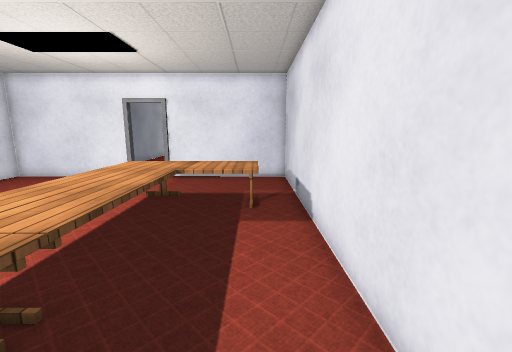
view 1 (above)

21 first-person views from a walk through a 3-D level made in the Unity game engine. The camera is 1.5 m above the floor, tilts 10° down and sees 90° across. The floor is counted in squares, 0.5 m on a side. Each view is taken from the middle of a square. On the plan, view 1 faces up. The plan holds only what a view shows up to about 19 squares ahead; the rest is blank. The place goes on beyond the plan. Some surface patterns are stand-ins.

view 2
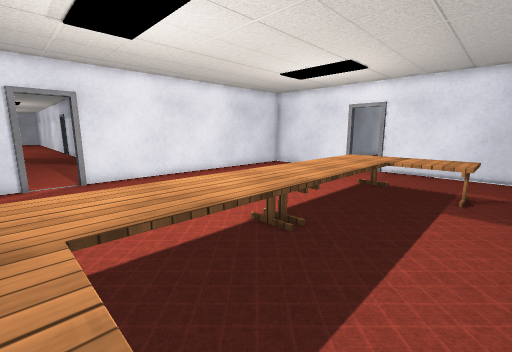

view 3
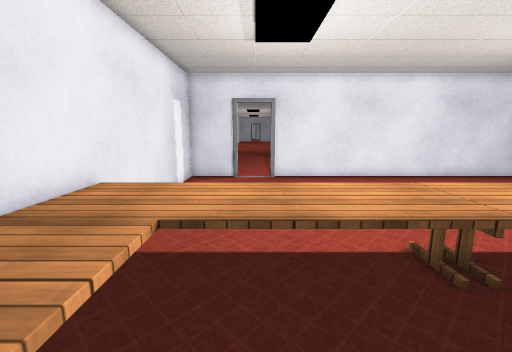

view 4
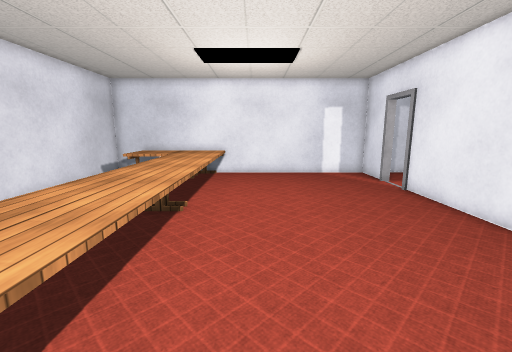

view 5
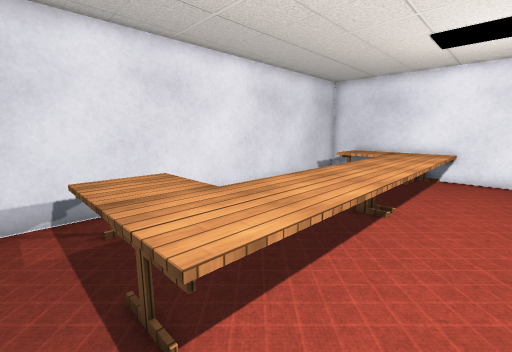

view 6
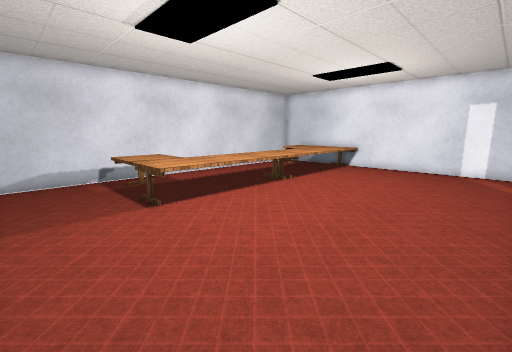

view 7
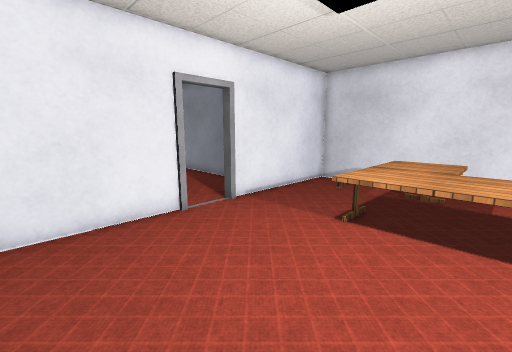

view 8
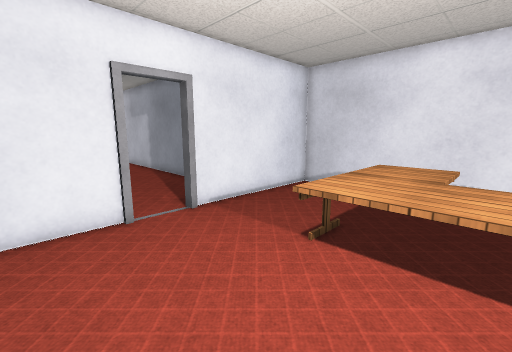

view 9
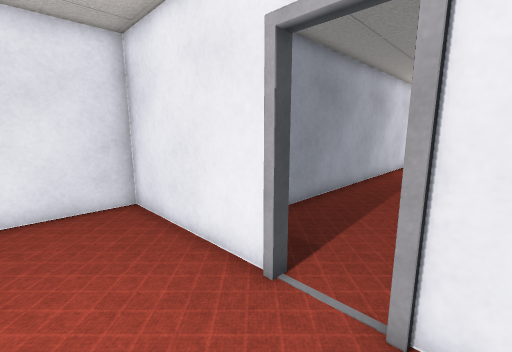

view 10
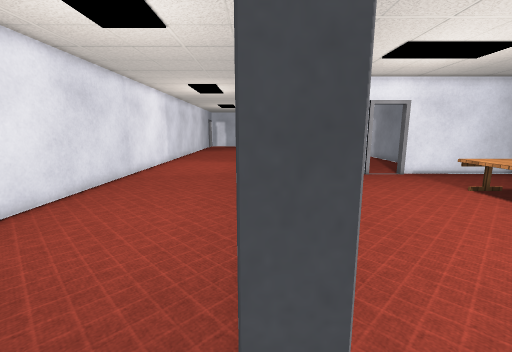

view 11
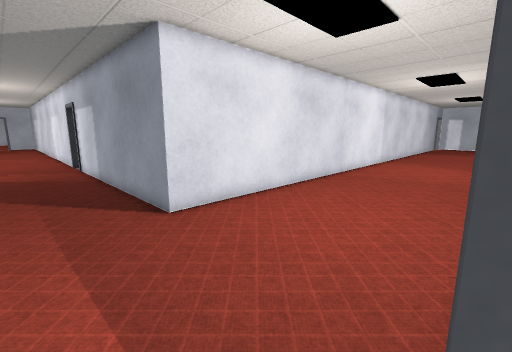

view 12
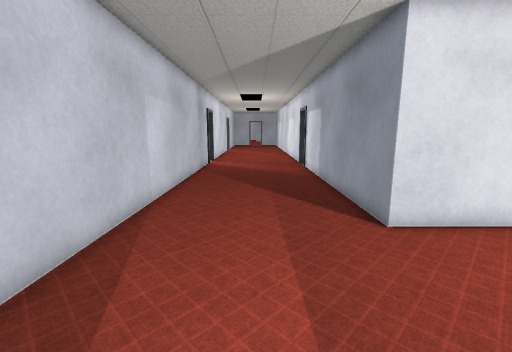

view 13
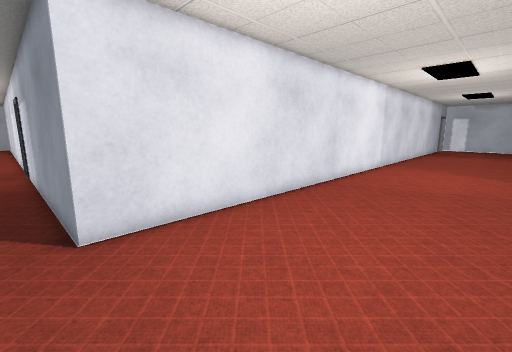

view 14
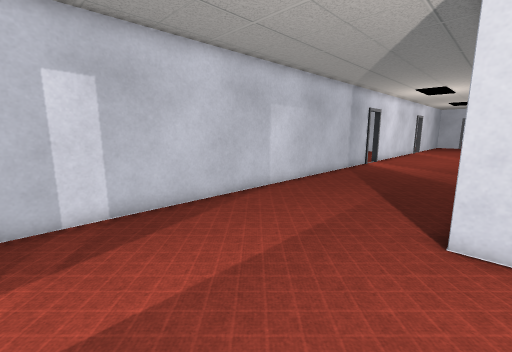

view 15
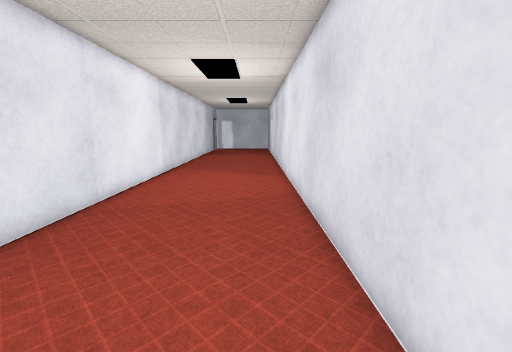

view 16
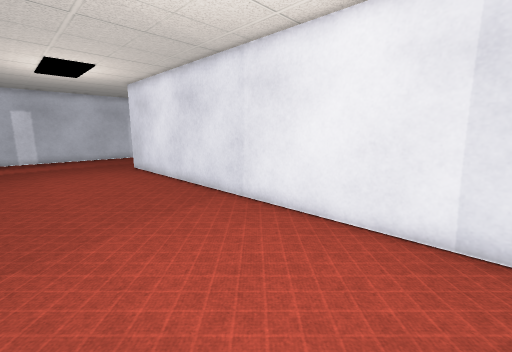

view 17
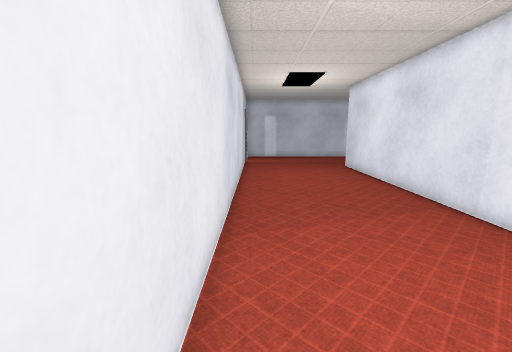

view 18
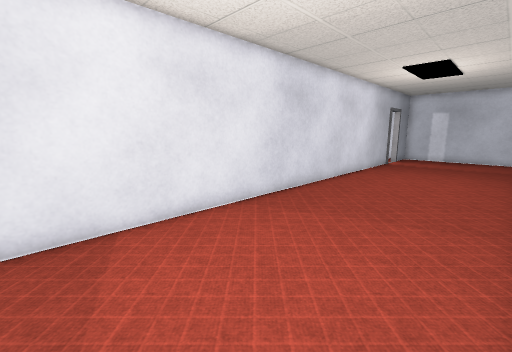

view 19
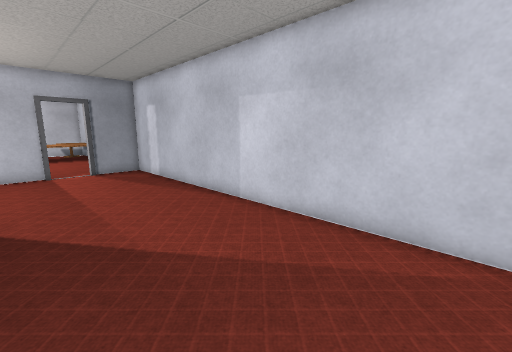

view 20
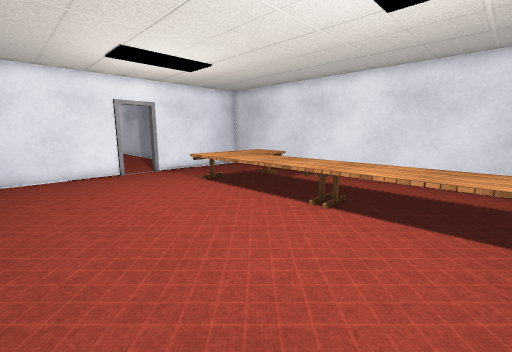

view 21
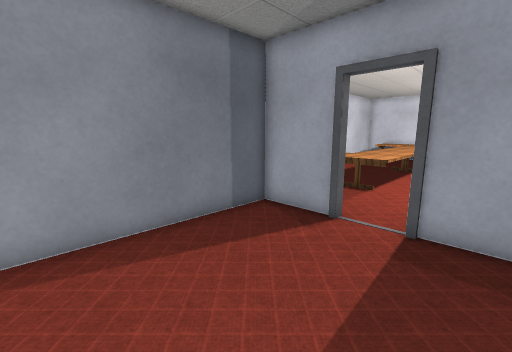

### Floor plan
Points are (right, up) in squares from view 1. A wall is a line through its corners. A room is listed if a view was taken in it or the views show most of it. See-through windows are left out.
Room 1 (views 1, 2, 3, 4, 5, 6, 7, 8, 9, 10, 11, 20)
walls: (-8.1, 16.7) (-15.7, 16.7) (-15.7, 0) (-15.9, 0); (-15.9, -2.2) (-15.7, -2.2) (-15.7, -5.4) (-6.4, -5.4); (0.4, -5.4) (1.9, -5.4) (1.9, 16.7) (-5.9, 16.7)
ways out: opening at (-16, -1.5) to room 2; opening at (-7, 17) to room 3
objects: desk (-6, -5) to (0, 3); desk (-6, 4) to (0, 12)
Room 2 (views 12, 13, 14, 15, 16, 17, 18, 19)
walls: (-16, 5.8) (-16, 25.3); (-15.9, 0) (-15.9, 2.3); (-24.7, 25.4) (-24.7, 3.2) (-36.5, 3.2); (-36.4, -5.4) (-15.9, -5.4) (-15.9, -2.2)
ways out: opening at (-16, -1.5) to room 1
Room 3 (view 21)
walls: (-5.9, 16.7) (-5.9, 17) (-2.5, 17) (-2.5, 25.5); (-10.4, 17) (-8.1, 17) (-8.1, 16.7); (-11.2, 25.5) (-11.2, 21)
ways out: opening at (-7, 17) to room 1

Where each view was taken, in squares from view 1:
view 1: 0 up, 0 right, facing up
view 2: 3 down, 1 right, facing up-left
view 3: 1 down, 1 right, facing left
view 4: 13 up, 8 left, facing down
view 5: 13 up, 8 left, facing down-right
view 6: 16 up, 15 left, facing down-right
view 7: 8 up, 13 left, facing up-right
view 8: 8 up, 11 left, facing up-right
view 9: 13 up, 5 left, facing up-left
view 10: 1 down, 16 left, facing up
view 11: 1 down, 16 left, facing up-left
view 12: 1 down, 17 left, facing left
view 13: 2 up, 17 left, facing up-left
view 14: 4 up, 17 left, facing down-left
view 15: 6 up, 18 left, facing up
view 16: 25 up, 17 left, facing down-left
view 17: 25 up, 17 left, facing down
view 18: 25 up, 24 left, facing down-right
view 19: 2 up, 36 left, facing down-right
view 20: 2 down, 14 left, facing up-right
view 21: 25 up, 10 left, facing down-right
